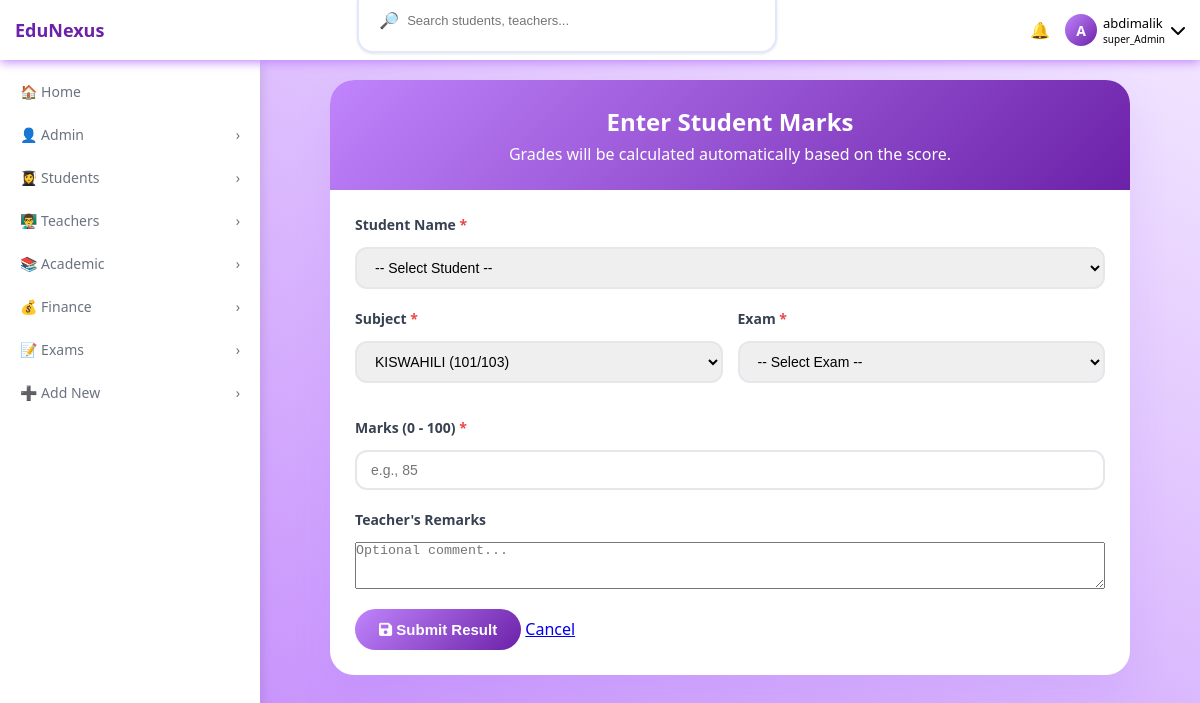
The app's page /results/add/ (signed in) with its own data.
### accounts/models.py (models this page shows, shortened)
class User(AbstractUser):
    ROLE_CHOICES=(
        ('SUPER_ADMIN','super_Admin'),
        ('ADMIN','admin'),
        ('TEACHER','teacher'),
        ('STUDENT','student'),
        ('PARENT','parent')
    )
    objects=UserManager()
    role=models.CharField(max_length=20,choices=ROLE_CHOICES,default='STUDENT')
    is_approved= models.BooleanField(default=False)
    phone_number=models.CharField(max_length=15,unique=True,null=True,blank=True)

### academic/views.py (the view, shortened to what this page needs)
# urls.py: path('results/add/', views.add_results, name='add_results'),
@login_required
def add_results(request):
    from students.models import Students
    user = request.user
    if user.role not in ['SUPER_ADMIN', 'ADMIN', 'TEACHER']:
        messages.error(request, "You don't have permission to add results.")
        return redirect('results')
    if user.role in ['SUPER_ADMIN', 'ADMIN']:
        students = Students.objects.all().select_related('current_class')
    else:
        students = Students.objects.none()
    if user.role in ['SUPER_ADMIN', 'ADMIN']:
        subjects = Subject.objects.all()
    elif user.role == 'TEACHER':
        subjects = Subject.objects.filter(teacher=user)
    else:
        subjects = Subject.objects.none()
    exams = Exam.objects.all()
    return render(request, 'academic/add_results.html', {
        'students': students,
        'exams': exams,
        'subjects': subjects
    })

### academic/templates/academic/add_results.html (shortened to what this page needs)
{% extends 'base.html' %}
{% load static %}
{% block content %}
<div class="register-container">
    <div class="register-header">
        <h1>Enter Student Marks</h1>
        <p>Grades will be calculated automatically based on the score.</p>
    </div>
    <div class="register-form active">
        <form method="POST">
            <div class="form-group">
                <label>Student Name <span class="required">*</span></label>
                <select name="student" required>
                    <option value="">-- Select Student --</option>
                </select>
            </div>
            <div class="form-row">
                <div class="form-group">
                    <label>Subject <span class="required">*</span></label>
                    <select name="subject" required>
                        {% for sub in subjects %}
                            <option value="{{ sub.id }}">{{ sub.name }} ({{ sub.code }})</option>
                        {% endfor %}
                    </select>
                </div>
                <div class="form-group">
                    <label>Exam <span class="required">*</span></label>
                    <select name="exam" required>
                        <option value="">-- Select Exam --</option>
                    </select>
                </div>
            </div>
            <div class="form-group">
                <label>Marks (0 - 100) <span class="required">*</span></label>
                <input type="number" name="marks_obtained" required placeholder="e.g., 85" min="0" max="100">
            </div>
            <div class="form-group">
                <label>Teacher's Remarks</label>
                <textarea name="teacher_remark" rows="3" placeholder="Optional comment..."></textarea>
            </div>
            <div class="form-actions">
                <button type="submit" class="btn-primary">
                    <i class="fas fa-save"></i> Submit Result
                </button>
                <a href="{% url 'results' %}" class="btn-secondary">Cancel</a>
            </div>
        </form>
    </div>
</div>
{% endblock %}

### templates/base.html (shortened to what this page needs)
{% load static %}
<!DOCTYPE html>
<html lang="en">
<head>
    <link rel="stylesheet" href="{% static 'css/style.css' %}">
    <link rel="stylesheet" href="https://cdnjs.cloudflare.com/ajax/libs/font-awesome/6.0.0-beta3/css/all.min.css">
</head>
<body>
    <nav class="top-nav">
        <div class="nav-left">
            <div class="logo">EduNexus</div>
        </div>
        <div class="search-bar">
            <span>🔎</span>
            <input type="text" id="globalSearch" placeholder="Search students, teachers...">
        </div>
        <div class="nav-right">
            <div class="notification-badge" id="notificationBell">
                <span>🔔</span>
            </div>
            <div>
                <div class="user-info" id="userInfoBtn">
                    <div class="avatar-circle">
                        {{ request.user.first_name|first|default:request.user.username|first|upper }}
                    </div>
                    <div>
                        <div class="user-name">{{ request.user.first_name|default:request.user.username }}</div>
                        <div class="user-role">{{ request.user.get_role_display }}</div>
                    </div>
                    <i class="fas fa-chevron-down"></i>
                </div>
            </div>
        </div>
    </nav>
    <aside class="sidebar" id="sidebar">
        <ul>
            {% if request.user.role != 'STUDENT' and request.user.role != 'PARENT' %}
            <li class="menu-item {% if request.resolver_match.url_name == 'dashboard' %}active{% endif %}" data-url="{% url 'dashboard' %}">
                <span class="menu-text">🏠 Home</span>
            </li>
            {% endif %}
           {% if request.user.role == 'SUPER_ADMIN' or request.user.role == 'ADMIN' %}
            <li class="menu-item has-dropdown">
                <span class="menu-text">👤 Admin</span>
                <span class="arrow">›</span>
            </li>
            {% endif %}
            <li class="menu-item has-dropdown">
                <span class="menu-text">👩‍🎓 Students</span>
                <span class="arrow">›</span>
            </li>
            {% if request.user.role != 'PARENT' and request.user.role != 'STUDENT' %}
            <li class="menu-item has-dropdown">
                <span class="menu-text">👨‍🏫 Teachers</span>
                <span class="arrow">›</span>
            </li>
            {% endif %}
            <li class="menu-item has-dropdown">
                <span class="menu-text">📚 Academic</span>
                <span class="arrow">›</span>
            </li>
            {% if request.user.role != 'TEACHER' %}
            <li class="menu-item has-dropdown">
                <span class="menu-text">💰 Finance</span>
                <span class="arrow">›</span>
            </li>
            {% endif %}
            <li class="menu-item has-dropdown">
                <span class="menu-text">📝 Exams</span>
                <span class="arrow">›</span>
            </li>
            {% if request.user.role == 'SUPER_ADMIN' %}
            <li class="menu-item has-dropdown">
                <span class="menu-text">➕ Add New</span>
                <span class="arrow">›</span>
            </li>
            {% endif %}
        </ul>
    </aside>
    <main class="main-content">
        {% block content %}
        {% endblock %}
    </main>
</body>
</html>

### static/css/style.css (style rules this page uses)
:root { --lavender: #c084fc; --lavender-light: #f3e8ff; --lavender-dark: #6b21a8; --text-dark: #1f2937; --gray-500: #6b7280; --gray-200: #e5e7eb; --danger: #ef4444; --success: #10b981; }
* { margin: 0; padding: 0; box-sizing: border-box; }
body { background: linear-gradient(210deg, var(--lavender-light), var(--lavender)); font-family: system-ui, -apple-system, 'Segoe UI', Roboto, sans-serif; min-height: 100vh; }
.top-nav { background: white; padding: 0 15px; height: 60px; display: flex; align-items: center; justify-content: space-between; position: sticky; top: 0; z-index: 100; box-shadow: 0 2px 10px var(--lavender); }
.nav-left { display: flex; align-items: center; gap: 10px; }
.logo { font-weight: bold; font-size: 18px; color: var(--lavender-dark); }
.search-bar { display: none; }
.nav-right { display: flex; align-items: center; gap: 15px; }
.notification-badge { position: relative; cursor: pointer; }
.user-info { display: flex; align-items: center; gap: 6px; cursor: pointer; }
.user-info .avatar-circle { width: 32px; height: 32px; background: linear-gradient(135deg, var(--lavender), var(--lavender-dark)); border-radius: 50%; display: flex; align-items: center; justify-content: center; color: white; font-weight: bold; font-size: 14px; }
.user-name, .user-role { display: none; }
.sidebar { background: white; width: 260px; height: 100vh; position: fixed; left: -260px; top: 60px; overflow-y: auto; z-index: 99; transition: left 0.3s ease; box-shadow: 2px 0 10px rgba(0,0,0,0.1); }
.sidebar ul { list-style: none; padding: 10px 0; }
.menu-item { padding: 12px 20px; display: flex; align-items: center; justify-content: space-between; font-weight: 500; color: var(--gray-500); cursor: pointer; }
.menu-text { display: flex; align-items: center; gap: 10px; font-size: 14px; }
.arrow { transition: transform 0.3s; font-size: 14px; }
.main-content { padding: 15px; min-height: calc(100vh - 60px); }
@media (min-width: 768px) { .sidebar { left: 0; } }
@media (min-width: 768px) { .main-content { margin-left: 260px; padding: 20px; } }
@media (min-width: 768px) { .search-bar { display: flex; flex: 1; max-width: 300px; margin: 0 15px; background: #f8fafc; border: 2px solid #e0e7ff; border-radius: 9999px; padding: 8px 15px; gap: 8px; } }
@media (min-width: 768px) { .search-bar input { border: none; outline: none; background: transparent; width: 100%; font-size: 13px; } }
@media (min-width: 768px) { .user-name, .user-role { display: block; } }
@media (min-width: 768px) { .user-name { font-size: 13px; } }
@media (min-width: 768px) { .user-role { font-size: 10px; } }
@media (min-width: 1024px) { .search-bar { max-width: 420px; } }
.register-container { max-width: 800px; margin: 0 auto; background: white; border-radius: 24px; box-shadow: 0 20px 40px rgba(139, 92, 246, 0.1); overflow: hidden; }
.register-header { background: linear-gradient(135deg, #c084fc, #6b21a8); padding: 25px; text-align: center; color: white; }
.register-header h1 { font-size: 24px; margin-bottom: 5px; }
.register-form { display: none; padding: 25px; }
.register-form.active { display: block; }
.form-row { display: grid; grid-template-columns: 1fr; gap: 15px; margin-bottom: 15px; }
.form-group { display: flex; flex-direction: column; gap: 5px; }
.form-group label { font-size: 13px; font-weight: 600; color: #374151; }
.required { color: #ef4444; }
.form-group input, .form-group select { padding: 10px 14px; border: 2px solid #e5e7eb; border-radius: 12px; font-size: 14px; }
.btn-primary { background: linear-gradient(135deg, #c084fc, #6b21a8); color: white; border: none; padding: 12px 24px; border-radius: 9999px; font-size: 15px; font-weight: 600; cursor: pointer; width: 100%; }
@media (min-width: 768px) { .form-row { grid-template-columns: 1fr 1fr; gap: 20px; } }
@media (min-width: 768px) { .btn-primary { width: auto; } }
.search-bar { background: white; padding: 20px; border-radius: 16px; box-shadow: 0 1px 3px rgba(0, 0, 0, 0.1); margin-bottom: 20px; }
.btn-primary { background: #c084fc; color: white; }
.form-group { margin-bottom: 15px; }
.form-group label { display: block; margin-bottom: 5px; font-weight: 600; font-size: 13px; color: #374151; }
.form-row { display: grid; grid-template-columns: 1fr 1fr; gap: 15px; }
.form-group { margin-bottom: 20px; }
.form-group label { display: block; margin-bottom: 8px; font-weight: 600; font-size: 14px; color: #374151; }
.btn-primary { background: linear-gradient(135deg, #c084fc, #6b21a8); color: white; }

### records on screen
User: user.first_name|first "A", user.first_name "abdimalik", user.role "super_Admin"

### other values on screen
form field subject "KISWAHILI (101/103)"
